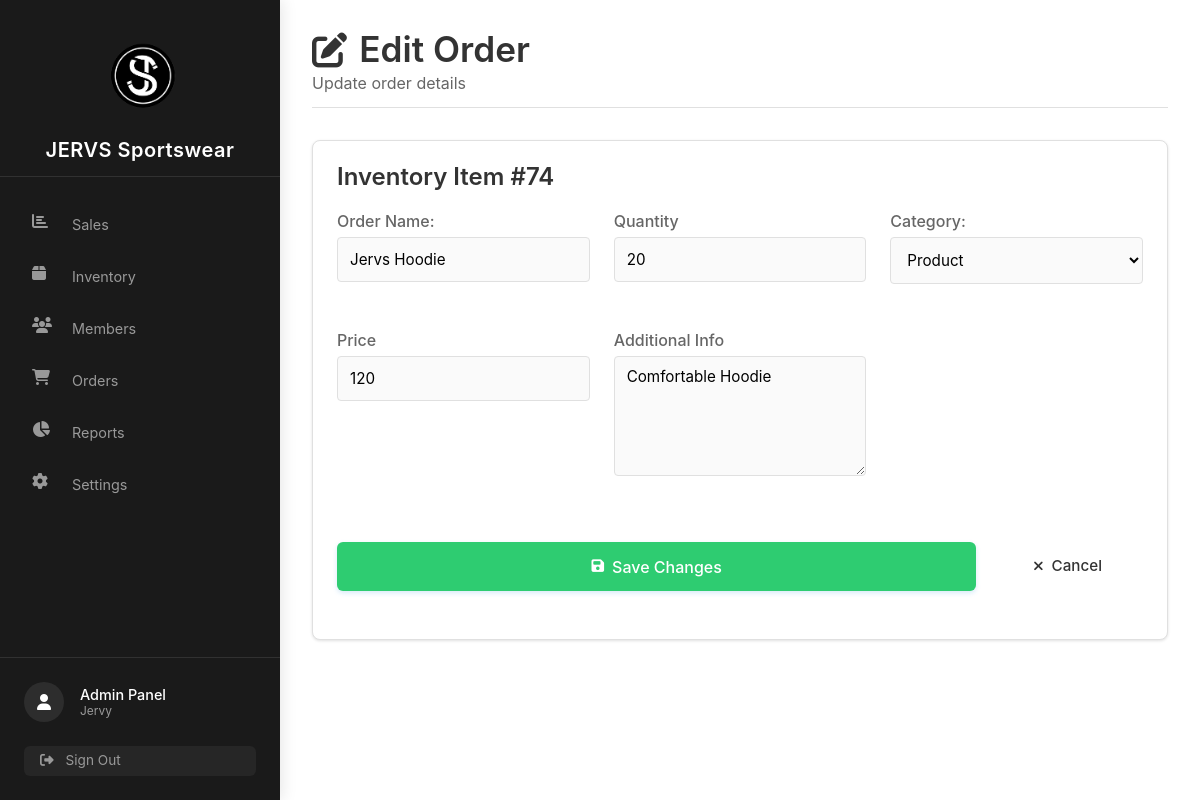
Page /View/pages/edit_prod.php?id=74 (signed in) on the committed database.
### tables this page shows
CREATE TABLE `inventory_tbl` (
  `id` int(11) NOT NULL,
  `item_name` varchar(255) NOT NULL,
  `categ` varchar(255) NOT NULL,
  `price` decimal(10,0) NOT NULL,
  `qty` int(11) NOT NULL,
  `descrip` text NOT NULL
);

### View/pages/edit_prod.php (the view, shortened to what this page needs)
<?php
    include('../../config/database.php');
    if(isset($_GET['id'])){
        $id = $_GET['id'];
        $stmt = $conn->prepare("SELECT * FROM inventory_tbl WHERE id = ?");
        $stmt->bind_param('i', $id);
        $stmt->execute();
        $result = $stmt->get_result();
        $item = $result->fetch_assoc();
    }else{
        echo '<script> alert("No order ID provided");</script>';
        exit;
    }
?>
<!DOCTYPE html>
<html lang="en">
<head>
    <link rel="stylesheet" href="https://cdnjs.cloudflare.com/ajax/libs/font-awesome/6.4.0/css/all.min.css">
    <link rel="stylesheet" href="../../View/assets/stylesheet/dashboard.css">
    <link rel="stylesheet" href="../../View/assets/stylesheet/order-management-css/edit.css">
    <link rel="stylesheet" href="../../View/assets/stylesheet/sidebar.css">
</head>
<body>
<?php include('../../View/parts/sidebar.php'); ?>
    <div class="main-wrapper">
        <main class="main-content">
            <div class="dashboard-header">
                <div class="header-content">
                    <h1 class="dashboard-title"><i class="fas fa-edit"></i> Edit Order</h1>
                    <p class="dashboard-subtitle">Update order details</p>
                </div>
            </div>
            <div class="metric-card">
            <div class="chart-header">
                <h2 class="chart-title">Inventory Item #<?= htmlspecialchars($item['id']) ?></h2>
            </div>
            <form method="POST" action="">
                <div class="form-group">
                    <label>Order Name:</label>
                    <input type="text" name="item" class="form-control" value="<?= htmlspecialchars($item['item_name']) ?>" required>
                </div>
                <div class="form-row">
                    <div class="form-group">
                        <label>Quantity</label>
                        <input type="number" name="qty" class="form-control" value="<?= htmlspecialchars($item['qty']) ?>" required>
                    </div>
                </div>
                <div class="form-group">
                    <?php
                        $current = strtolower($item['categ']);
                    ?>
                    <label>Category:</label>
                    <select name="category" class="form-control" required>
                        <option value="<?= htmlspecialchars($current) ?>" selected><?= ucfirst($current) ?></option>
                    </select>
                </div>
                <div class="form-row">
                    <div class="form-group">
                        <label>Price</label>
                        <input type="number" name="price" class="form-control" value="<?= htmlspecialchars($item['price']) ?>" required>
                    </div>
                </div>
                <div class="form-group">
                    <label>Additional Info</label>
                    <textarea name="description" class="form-control" rows="3"><?= htmlspecialchars($item['descrip']) ?></textarea>
                </div>
                <div class="form-buttons">
                    <button type="submit" class="btn btn-primary">
                        <i class="fas fa-save"></i> Save Changes
                    </button>
                    <a href="../../View/pages/add-inventory.php" class="btn btn-secondary">
                        <i class="fas fa-times"></i> Cancel
                    </a>
                </div>
            </form>
        </div>
        </main>
    </div>
</body>
</html>

### View/assets/stylesheet/dashboard.css (style rules this page uses)
:root { --primary-black: #1a1a1a; --secondary-black: #2d2d2d; --tertiary-black: #3d3d3d; --primary-white: #ffffff; --secondary-white: #f8f8f8; --tertiary-white: #eaeaea; --accent-color: #555555; --primary: #284cff; --primary-light: #e8f0fe; --success-color: #28a745; --error-color: #dc3545; --warning-color: #FF9800; --info-color: #2196F3; --text-dark: #212529; --text-light: #495057; --text-lighter: #6c757d; --border-color: #e0e0e0; --transition-speed: 0.3s; --border-radius-sm: 4px; --border-radius-md: 8px; --border-radius-lg: 12px; --box-shadow-sm: 0 1px 3px rgba(0,0,0,0.12); --box-shadow-md: 0 4px 6px rgba(0,0,0,0.1); }
* { margin: 0; padding: 0; box-sizing: border-box; }
body { font-family: 'Inter', sans-serif; background-color: var(--secondary-white); color: var(--text-dark); line-height: 1.6; }
.main-wrapper { width: calc(100% - 280px); margin-left: 280px; transition: all var(--transition-speed) ease; }
.main-content { padding: 2rem 3rem; min-height: 100vh; background-color: var(--primary-white); box-shadow: 0 0 20px rgba(0, 0, 0, 0.03); }
.dashboard-header { margin-bottom: 2rem; padding-bottom: 1rem; border-bottom: 1px solid var(--border-color); }
.dashboard-title { font-size: 2.2rem; font-weight: 600; color: var(--text-dark); margin-bottom: 0.5rem; display: flex; align-items: center; gap: 0.75rem; }
.dashboard-subtitle { color: var(--text-light); font-size: 1rem; margin: 0; }
.metric-card, .chart-section, .sales-section { background: var(--primary-white); border-radius: var(--border-radius-md); padding: 1.5rem; box-shadow: var(--box-shadow-sm); transition: transform 0.2s, box-shadow 0.2s; border: 1px solid var(--border-color); }
.chart-header { margin-bottom: 1.5rem; }
.chart-title { font-size: 1.5rem; font-weight: 600; color: var(--text-dark); margin-bottom: 1rem; }
.btn { display: inline-flex; align-items: center; justify-content: center; padding: 0.75rem 1.5rem; font-size: 0.95rem; font-weight: 500; line-height: 1.5; text-align: center; white-space: nowrap; vertical-align: middle; cursor: pointer; user-select: none; border: 1px solid transparent; border-radius: var(--border-radius-sm); transition: all 0.2s ease-in-out; margin-right: 1rem; margin-bottom: 1.5rem; gap: 0.5rem; }
.btn i { font-size: 0.9em; }
.btn-primary { background-color: var(--primary); color: var(--primary-white); box-shadow: 0 2px 5px rgba(52, 152, 219, 0.2); }
.form-group { margin-bottom: 1.5rem; }
.form-group label { display: block; margin-bottom: 0.5rem; font-weight: 500; color: var(--text-light); }
.form-control { width: 100%; padding: 0.75rem; border: 1px solid var(--border-color); border-radius: var(--border-radius-sm); font-family: inherit; font-size: 0.95rem; transition: border-color var(--transition-speed); }
textarea.form-control { min-height: 120px; resize: vertical; }
.form-buttons { display: flex; gap: 1rem; margin-top: 1.5rem; }

### View/assets/stylesheet/order-management-css/edit.css (style rules this page uses)
body { font-family: 'Inter', sans-serif; background-color: #f8f9fa; color: #333; line-height: 1.6; margin: 0; padding: 0; }
.main-content { flex: 1; padding: 2rem 3rem; background-color: #fff; box-shadow: 0 0 20px rgba(0, 0, 0, 0.03); }
h2 { color: #2c3e50; font-size: 1.5rem; margin-bottom: 1.5rem; padding-bottom: 0.75rem; border-bottom: 1px solid #e9ecef; }
form { display: grid; grid-template-columns: repeat(auto-fit, minmax(250px, 1fr)); gap: 1.5rem; }
label { display: block; margin-bottom: 0.5rem; font-weight: 500; color: #34495e; }
input, textarea, select { width: 100%; padding: 0.75rem 1rem; border: 1px solid #ced4da; border-radius: 6px; font-size: 1rem; transition: border-color 0.15s ease-in-out, box-shadow 0.15s ease-in-out; background-color: #fafafa; }
textarea { min-height: 100px; resize: vertical; grid-column: 1 / -1; }
.form-buttons { grid-column: 1 / -1; display: flex; gap: 1rem; margin-top: 1rem; }
.form-buttons button { flex: 1; padding: 0.75rem; font-size: 1rem; font-weight: 500; border: none; border-radius: 6px; cursor: pointer; transition: all 0.2s ease; }
.form-buttons button[type="submit"] { background-color: #2ecc71; color: white; }

### rows in the picture
inventory_tbl: id "74", item "Jervs Hoodie", qty "20", category "Product", price "120", description "Comfortable Hoodie"
